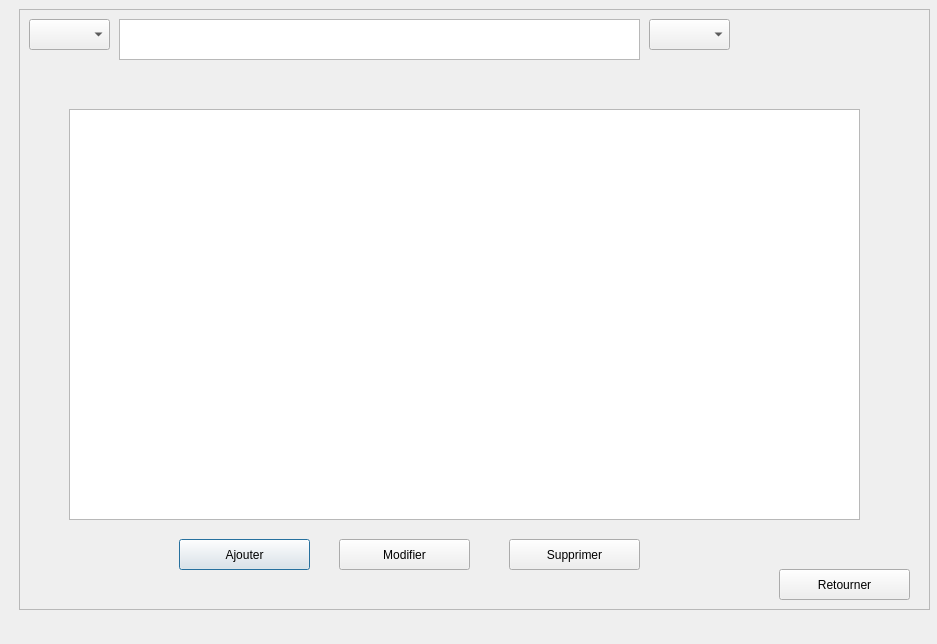
<?xml version="1.0" encoding="UTF-8"?>
<ui version="4.0">
 <class>Dialoglistepatient</class>
 <widget class="QDialog" name="Dialoglistepatient">
  <property name="geometry">
   <rect>
    <x>0</x>
    <y>0</y>
    <width>937</width>
    <height>644</height>
   </rect>
  </property>
  <property name="windowTitle">
   <string>Dialog</string>
  </property>
  <widget class="QFrame" name="frame">
   <property name="geometry">
    <rect>
     <x>19</x>
     <y>9</y>
     <width>911</width>
     <height>601</height>
    </rect>
   </property>
   <property name="frameShape">
    <enum>QFrame::StyledPanel</enum>
   </property>
   <property name="frameShadow">
    <enum>QFrame::Raised</enum>
   </property>
   <widget class="QComboBox" name="tri">
    <property name="geometry">
     <rect>
      <x>630</x>
      <y>10</y>
      <width>81</width>
      <height>31</height>
     </rect>
    </property>
   </widget>
   <widget class="QTextEdit" name="recherche">
    <property name="geometry">
     <rect>
      <x>100</x>
      <y>10</y>
      <width>521</width>
      <height>41</height>
     </rect>
    </property>
   </widget>
   <widget class="QComboBox" name="recherche_par">
    <property name="geometry">
     <rect>
      <x>10</x>
      <y>10</y>
      <width>81</width>
      <height>31</height>
     </rect>
    </property>
   </widget>
   <widget class="QPushButton" name="ButtonAjouter">
    <property name="geometry">
     <rect>
      <x>160</x>
      <y>530</y>
      <width>131</width>
      <height>31</height>
     </rect>
    </property>
    <property name="text">
     <string>Ajouter</string>
    </property>
   </widget>
   <widget class="QPushButton" name="ButtonModifier">
    <property name="geometry">
     <rect>
      <x>320</x>
      <y>530</y>
      <width>131</width>
      <height>31</height>
     </rect>
    </property>
    <property name="text">
     <string>Modifier</string>
    </property>
   </widget>
   <widget class="QPushButton" name="ButtonSupprimer">
    <property name="geometry">
     <rect>
      <x>490</x>
      <y>530</y>
      <width>131</width>
      <height>31</height>
     </rect>
    </property>
    <property name="text">
     <string>Supprimer</string>
    </property>
   </widget>
   <widget class="QPushButton" name="ButtonRetourner">
    <property name="geometry">
     <rect>
      <x>760</x>
      <y>560</y>
      <width>131</width>
      <height>31</height>
     </rect>
    </property>
    <property name="text">
     <string>Retourner</string>
    </property>
   </widget>
   <widget class="QTableView" name="tableView">
    <property name="geometry">
     <rect>
      <x>50</x>
      <y>100</y>
      <width>791</width>
      <height>411</height>
     </rect>
    </property>
   </widget>
  </widget>
 </widget>
 <resources/>
 <connections/>
</ui>
